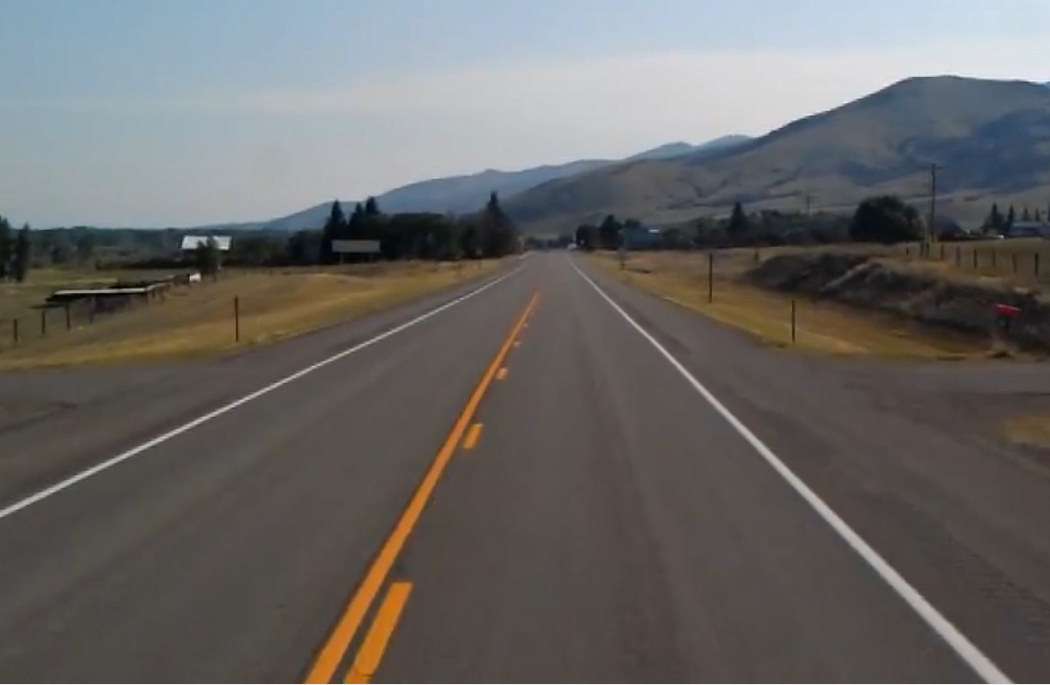
#> input picture Detect_line_computer_vision/test.png, 1050 x 685 px, given in place of test2.mp4, which was not available
$ python 'Detect line.py'
#> lines starting #> are read from the running program, lines starting #| are printed output that depends on the picture; after the words box and inside, x2 and y2 are one past the last pixel; in counts of white or black regions, pixels touching at a corner belong together; pictures that were not available may be replaced by others from this repository, and a replacement may not be noted
#> further down, frame is the input picture: shape (685, 1050, 3); mean B, G, R 101.4, 103, 104.8
import cv2
import numpy as np
import matplotlib.pyplot as plt

def make_coordinates(image, line_parameters):
    slope, intercept = line_parameters
    # print(image.shape)
    y1 = image.shape[0]
    y2 = int(y1*(0.7))
    x1 = int((y1 - intercept) / slope)
    x2 = int((y2 - intercept) / slope)
    return np.array([x1,y1,x2,y2])

def average_slope_intercept(image, lines):
    left_fit = []
    right_fit = []
    for line in lines:
        x1,y1,x2,y2 = line.reshape(4)
        parameters = np.polyfit((x1,x2), (y1,y2), 1)
        slope = parameters[0]
        intercept = parameters[1]
        if slope < 0:
            left_fit.append((slope, intercept))
        else:
            right_fit.append((slope, intercept))
    left_fit_average = np.average(left_fit, axis=0)
    right_fit_average = np.average(right_fit, axis=0)
    left_line = make_coordinates(image, left_fit_average)
    right_line = make_coordinates(image,right_fit_average)
    return np.array([left_line, right_line])

def canny(image):
    gray = cv2.cvtColor(image, cv2.COLOR_RGB2GRAY)
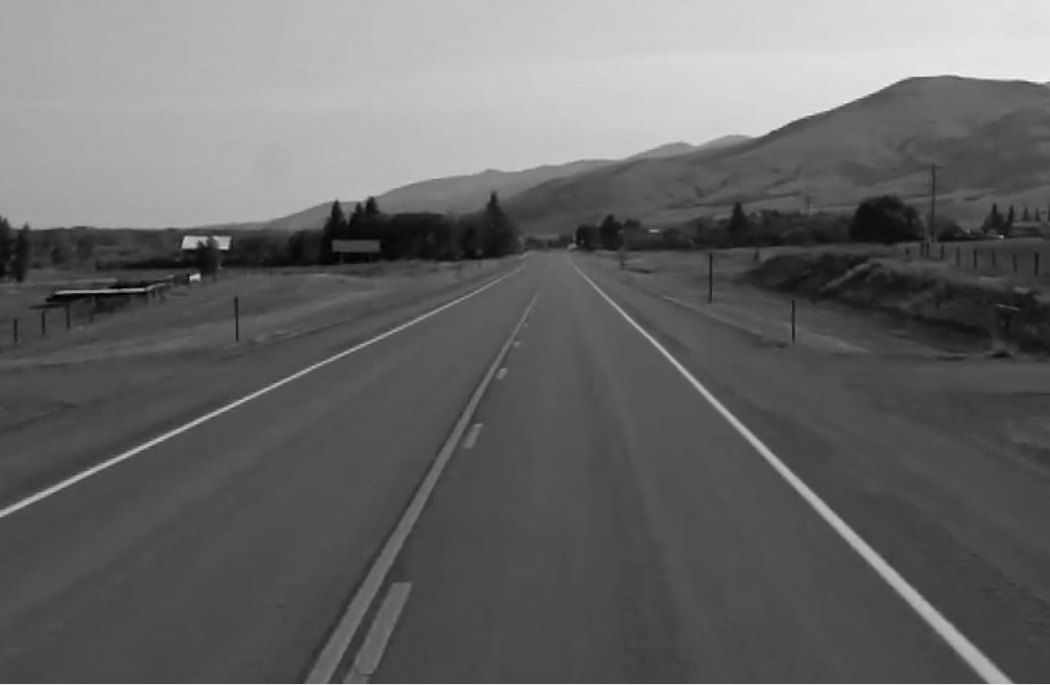
#> gray: shape (685, 1050); min 0, max 247, mean 102.8
    blur = cv2.GaussianBlur(gray, (5, 5), 0)
    canny = cv2.Canny(blur, 50, 150)
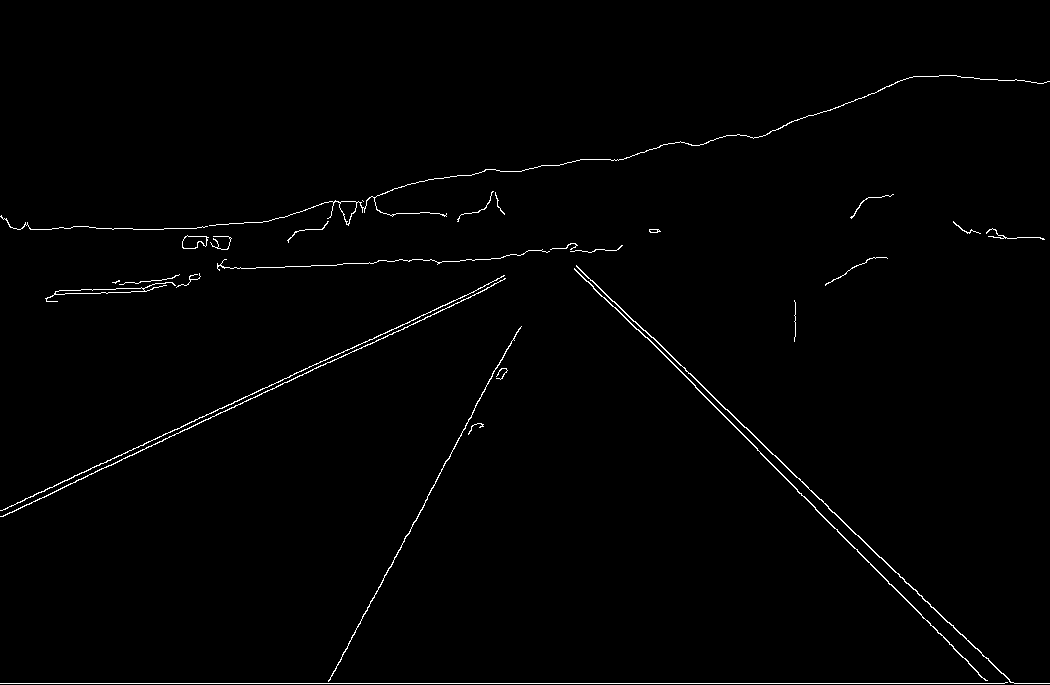
#> canny: shape (685, 1050); 1% white in thin lines or dots, all inside (x1, y1, x2, y2) = (0, 75, 1050, 684)
    return canny

def display_lines(image, lines):
    line_image = np.zeros_like(image)
    if lines is not None:
        for line in lines:
            x1, y1, x2, y2 = line.reshape(4)
            cv2.line(line_image, (x1,y1), (x2,y2), (255,0,0), 10)
    return line_image

def region_of_interest(image):
    height = image.shape[0]
#> height = 685
    triangle = np.array([
        [(200,height),(1050, height), (550,250)]
    ])
#> triangle = [[200, 685], [1050, 685], [550, 250]]
    mask = np.zeros_like(image)
    cv2.fillPoly(mask, triangle, 255)
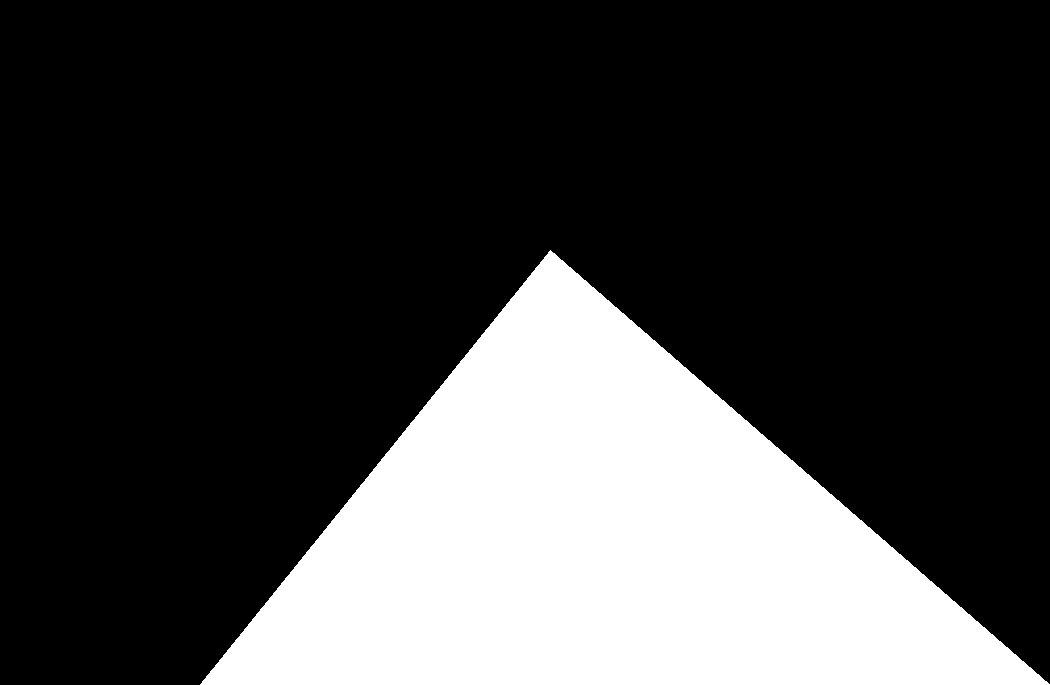
#> mask: shape (685, 1050); 25.7% white; 1 white region, box (x1, y1, x2, y2) and area: (200, 250, 1050, 685) 185125
    masked_image = cv2.bitwise_and(image, mask)
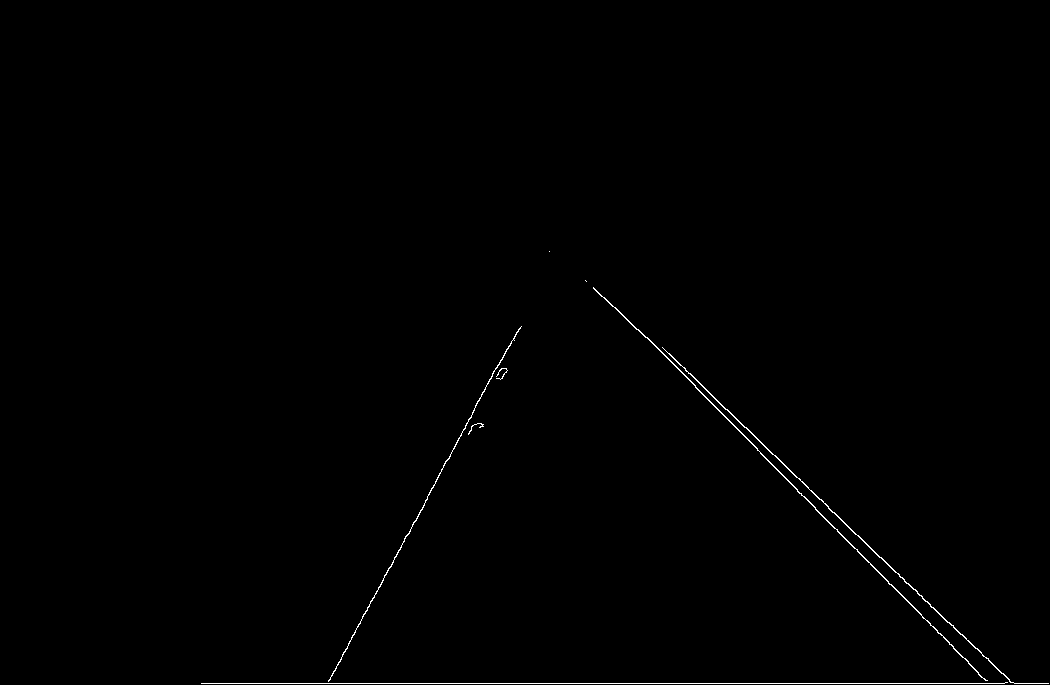
#> masked_image: shape (685, 1050); 0.4% white in thin lines or dots, all inside (x1, y1, x2, y2) = (201, 251, 1049, 684)
    return masked_image

# [12 lines of commented-out code are left out]

cap = cv2.VideoCapture("test2.mp4")
while(cap.isOpened()):
    _, frame = cap.read()
    lane_image = frame
    canny_image = canny(lane_image)
    img = region_of_interest(canny_image)
    lines = cv2.HoughLinesP(img, 2, np.pi / 180, 100, np.array([]), minLineLength=40, maxLineGap=5)
#> lines = [[201, 683, 1004, 683], [669, 353, 709, 392], [757, 450, 953, 646], [762, 444, 835, 513], [367, 610, 506, 349], [899, 576, 1012, 682], [815, 509, 986, 680], [828, 507, 872, 549], [621, 314, 661, 351], [681, 365, 727, 410], [874, 552, 922, 596]]
    averaged_lines = average_slope_intercept(lane_image, lines)
#> the loop in average_slope_intercept, `for line in lines:` made 11 passes
#> (x1, y1, x2, y2, slope, intercept) on passes 1 to 11: (201, 683, 1004, 683, 1.21e-17, 683), (669, 353, 709, 392, 0.975, -299.3), (757, 450, 953, 646, 1, -307), (762, 444, 835, 513, 0.945, -276.2), (367, 610, 506, 349, -1.88, 1299.1), (899, 576, 1012, 682, 0.938, -267.3), (815, 509, 986, 680, 1, -306), (828, 507, 872, 549, 0.955, -283.4), (621, 314, 661, 351, 0.925, -260.4), (681, 365, 727, 410, 0.978, -301.2), (874, 552, 922, 596, 0.917, -249.2)
#> after the loop in average_slope_intercept, `for line in lines:`: left_fit = [(-1.88, 1299.1)]; right_fit = [(1.21e-17, 683), (0.975, -299.3), (1, -307), (0.945, -276.2), (0.938, -267.3), (1, -306), (0.955, -283.4), (0.925, -260.4), (0.978, -301.2), (0.917, -249.2)]
#> in average_slope_intercept, `left_fit_average = np.average(left_fit, axis=0)`: left_fit_average = [-1.88, 1299.1]
#> in average_slope_intercept, `right_fit_average = np.average(right_fit, axis=0)`: right_fit_average = [0.863, -186.7]
#> in make_coordinates, `slope, intercept = line_parameters`: slope = -1.88; intercept = 1299.1
#> in make_coordinates, `x1 = int((y1 - intercept) / slope)`: x1 = 327
#> in make_coordinates, `x2 = int((y2 - intercept) / slope)`: x2 = 436
#> in average_slope_intercept, `left_line = make_coordinates(image, left_fit_average)`: left_line = [327, 685, 436, 479]
#> in average_slope_intercept, `right_line = make_coordinates(image,right_fit_average)`: right_line = [1009, 685, 771, 479]
#> averaged_lines = [[327, 685, 436, 479], [1009, 685, 771, 479]]
    line_image = display_lines(lane_image, averaged_lines)
#> the loop in display_lines, `for line in lines:` made 2 passes
    combo_image = cv2.addWeighted(lane_image, 0.8, line_image, 1, 1)
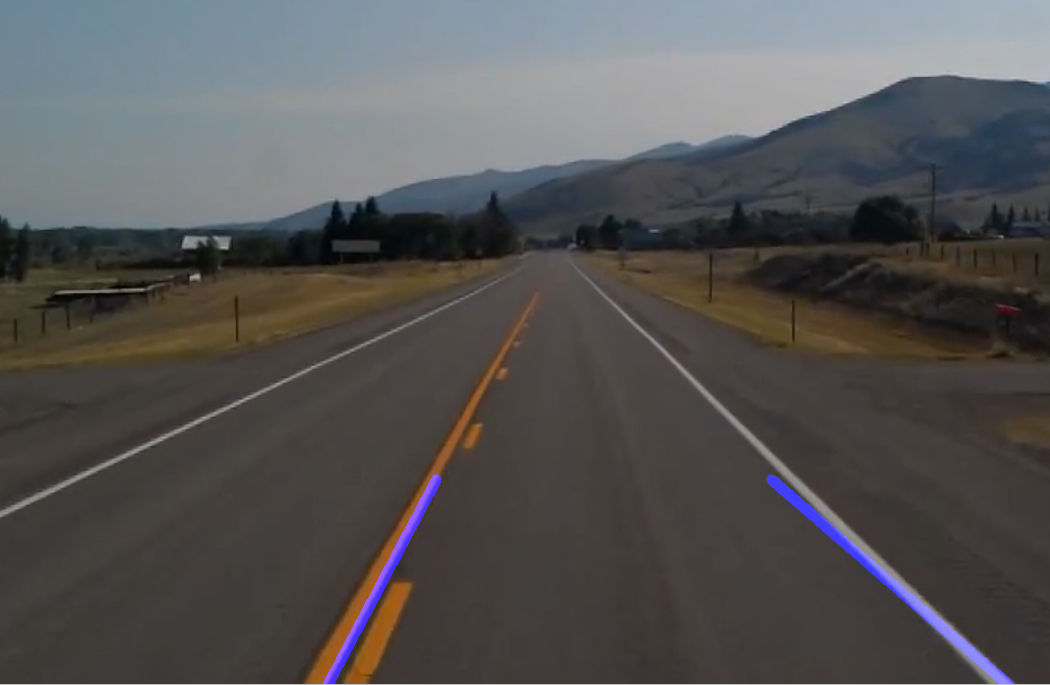
#> combo_image: shape (685, 1050, 3); mean B, G, R 83.6, 83.4, 84.8
    # plt.imshow(canny)
    # plt.show()
    cv2.imshow("image_resulf", combo_image)
    if cv2.waitKey(1) & 0xFF == ord('q'):
#> (key q is pressed here)
       break
cap.release()
cv2.destroyAllWindows()
